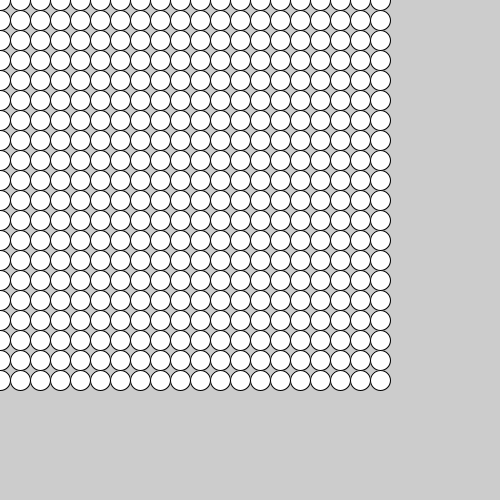
Frame 1 (no input)
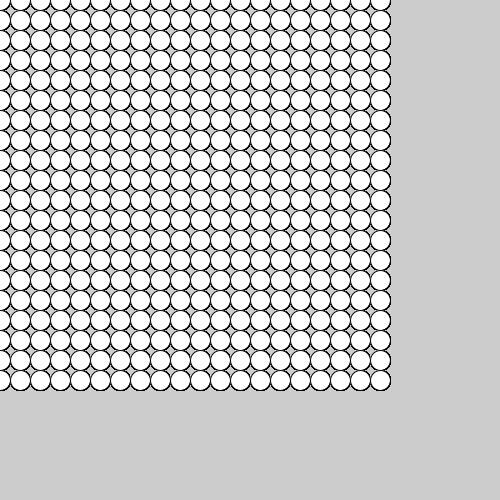
Frame 60 (the mouse pressed at the canvas centre just before this capture)
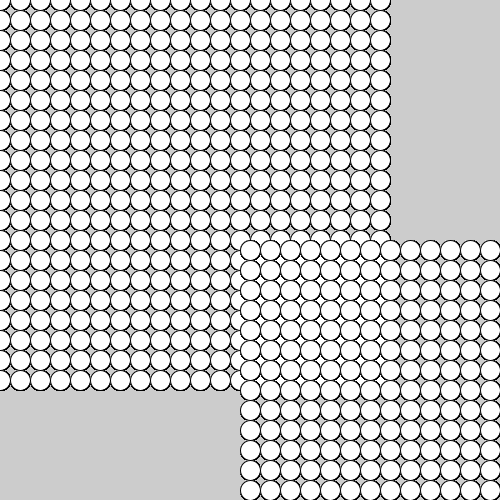
Frame 120 (the mouse held since frame 60 and released just before this capture)

The Processing sketch that drew these frames (run headless with seeded random() and noise(); from frame 60 on, the mouse is pressed at the canvas centre):

// Processing sketch: Sanchez_Part5_Loops
// ── Sanchez_Part5_Loops.pde
void setup()
{
  size(500,500);
  smooth();
}
void draw()
{
  drawEllipse(mouseX,mouseY);
}

void drawEllipse(float X, float Y)
{
  for (int i=0;i<20;i++)
  {
    for (int j=0;j<20;j++)
    {
      ellipse(X+(i*20),Y+(j*20),20,20);
    }
  } 
}
